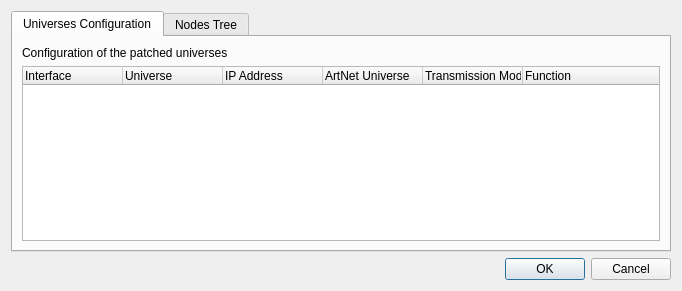
<?xml version="1.0" encoding="UTF-8"?>
<ui version="4.0">
 <author>Massimo Callegari</author>
 <comment>
  Q Light Controller Plus
  configureartnet.ui

  Copyright (c) 2015 Massimo Callegari

  Licensed under the Apache License, Version 2.0 (the &quot;License&quot;);
  you may not use this file except in compliance with the License.
  You may obtain a copy of the License at

      http://www.apache.org/licenses/LICENSE-2.0.txt

  Unless required by applicable law or agreed to in writing, software
  distributed under the License is distributed on an &quot;AS IS&quot; BASIS,
  WITHOUT WARRANTIES OR CONDITIONS OF ANY KIND, either express or implied.
  See the License for the specific language governing permissions and
  limitations under the License.
 </comment>
 <class>ConfigureArtNet</class>
 <widget class="QDialog" name="ConfigureArtNet">
  <property name="geometry">
   <rect>
    <x>0</x>
    <y>0</y>
    <width>682</width>
    <height>291</height>
   </rect>
  </property>
  <property name="windowTitle">
   <string>Configure ArtNet Plugin</string>
  </property>
  <layout class="QVBoxLayout" name="verticalLayout_3">
   <item>
    <widget class="QTabWidget" name="tabWidget">
     <property name="currentIndex">
      <number>0</number>
     </property>
     <widget class="QWidget" name="tab">
      <attribute name="title">
       <string>Universes Configuration</string>
      </attribute>
      <layout class="QVBoxLayout" name="verticalLayout_4">
       <item>
        <widget class="QLabel" name="label">
         <property name="text">
          <string>Configuration of the patched universes</string>
         </property>
        </widget>
       </item>
       <item>
        <widget class="QTreeWidget" name="m_uniMapTree">
         <column>
          <property name="text">
           <string>Interface</string>
          </property>
         </column>
         <column>
          <property name="text">
           <string>Universe</string>
          </property>
         </column>
         <column>
          <property name="text">
           <string>IP Address</string>
          </property>
         </column>
         <column>
          <property name="text">
           <string>ArtNet Universe</string>
          </property>
         </column>
         <column>
          <property name="text">
           <string>Transmission Mode</string>
          </property>
         </column>
         <column>
          <property name="text">
           <string>Function</string>
          </property>
         </column>
        </widget>
       </item>
      </layout>
     </widget>
     <widget class="QWidget" name="tab_2">
      <attribute name="title">
       <string>Nodes Tree</string>
      </attribute>
      <layout class="QVBoxLayout" name="verticalLayout_2">
       <item>
        <widget class="QTreeWidget" name="m_nodesTree">
         <property name="alternatingRowColors">
          <bool>true</bool>
         </property>
         <column>
          <property name="text">
           <string>IP</string>
          </property>
         </column>
         <column>
          <property name="text">
           <string>Short Name</string>
          </property>
         </column>
         <column>
          <property name="text">
           <string>Long Name</string>
          </property>
         </column>
        </widget>
       </item>
      </layout>
     </widget>
    </widget>
   </item>
   <item>
    <widget class="QDialogButtonBox" name="m_buttonBox">
     <property name="standardButtons">
      <set>QDialogButtonBox::StandardButton::Cancel|QDialogButtonBox::StandardButton::Ok</set>
     </property>
    </widget>
   </item>
  </layout>
 </widget>
 <resources/>
 <connections>
  <connection>
   <sender>m_buttonBox</sender>
   <signal>accepted()</signal>
   <receiver>ConfigureArtNet</receiver>
   <slot>accept()</slot>
   <hints>
    <hint type="sourcelabel">
     <x>162</x>
     <y>75</y>
    </hint>
    <hint type="destinationlabel">
     <x>157</x>
     <y>274</y>
    </hint>
   </hints>
  </connection>
  <connection>
   <sender>m_buttonBox</sender>
   <signal>rejected()</signal>
   <receiver>ConfigureArtNet</receiver>
   <slot>reject()</slot>
   <hints>
    <hint type="sourcelabel">
     <x>266</x>
     <y>79</y>
    </hint>
    <hint type="destinationlabel">
     <x>286</x>
     <y>274</y>
    </hint>
   </hints>
  </connection>
 </connections>
</ui>
